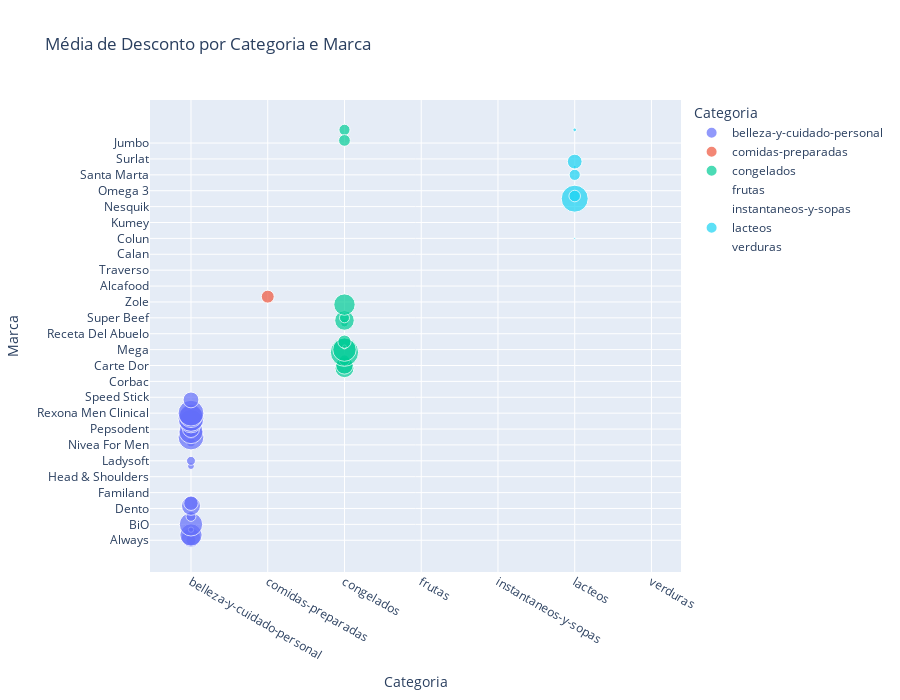

Write notebook code for a chart like this one.
### Markdown cell above
# 5 - Plote um gráfico de mapa interativo agrupando os dados por categoria, marca e trazendo a média de desconto.

### Code cell
# Seu código aquiimport plotly.express as px
import plotly.express as px

df_media = (
    df.groupby(['Categoria', 'Marca'])['Desconto']
      .mean()
      .reset_index()
)


fig = px.scatter(
    df_media,
    x='Categoria',
    y='Marca',
    size='Desconto',
    color='Categoria',
    hover_data={'Desconto': ':.2f'},
    title='Média de Desconto por Categoria e Marca',
    height=700
)

fig.update_layout(yaxis={'categoryorder': 'total ascending'})
fig.show()

### Figure 1 — Plotly figure (JSON) as saved in the notebook; plotly's stock layout.template omitted (floating-point values rounded to 4 significant figures)
{"data": [{"customdata": [[123.8], [444.7], [590.0], [0.0], [34.08], [0.0], [650.0], [0.0], [0.0], [117.1], [0.0], [0.0], [0.0], [429.9], [252.2], [0.0], [0.0], [0.0], [0.0], [0.0], [0.0], [0.0], [0.0], [0.0], [0.0], [0.0], [0.0], [0.0], [55.17], [0.0], [94.83], [0.0], [0.0], [0.0], [0.0], [0.0], [0.0], [103.5], [0.0], [797.0], [88.56], [684.9], [344.3], [0.0], [304.5], [660.0], [795.0], [660.0], [795.0], [0.0], [0.0], [0.0], [0.0], [300.0], [0.0], [0.0], [0.0], [0.0], [0.0]], "hovertemplate": "Categoria=%{x}<br>Marca=%{y}<br>Desconto=%{customdata[0]:.2f}<extra></extra>", "legendgroup": "belleza-y-cuidado-personal", "marker": {"color": "#636efa", "size": [123.8, 444.7, 590.0, 0.0, 34.08, 0.0, 650.0, 0.0, 0.0, 117.1, 0.0, 0.0, 0.0, 429.9, 252.2, 0.0, 0.0, 0.0, 0.0, 0.0, 0.0, 0.0, 0.0, 0.0, 0.0, 0.0, 0.0, 0.0, 55.17, 0.0, 94.83, 0.0, 0.0, 0.0, 0.0, 0.0, 0.0, 103.5, 0.0, 797.0, 88.56, 684.9, 344.3, 0.0, 304.5, 660.0, 795.0, 660.0, 795.0, 0.0, 0.0, 0.0, 0.0, 300.0, 0.0, 0.0, 0.0, 0.0, 0.0], "sizemode": "area", "sizeref": 2.388, "symbol": "circle"}, "mode": "markers", "name": "belleza-y-cuidado-personal", "orientation": "v", "showlegend": true, "type": "scatter", "x": ["belleza-y-cuidado-personal", "belleza-y-cuidado-personal", "belleza-y-cuidado-personal", "belleza-y-cuidado-personal", "belleza-y-cuidado-personal", "belleza-y-cuidado-personal", "belleza-y-cuidado-personal", "belleza-y-cuidado-personal", "belleza-y-cuidado-personal", "belleza-y-cuidado-personal", "belleza-y-cuidado-personal", "belleza-y-cuidado-personal", "belleza-y-cuidado-personal", "belleza-y-cuidado-personal", "belleza-y-cuidado-personal", "belleza-y-cuidado-personal", "belleza-y-cuidado-personal", "belleza-y-cuidado-personal", "belleza-y-cuidado-personal", "belleza-y-cuidado-personal", "belleza-y-cuidado-personal", "belleza-y-cuidado-personal", "belleza-y-cuidado-personal", "belleza-y-cuidado-personal", "belleza-y-cuidado-personal", "belleza-y-cuidado-personal", "belleza-y-cuidado-personal", "belleza-y-cuidado-personal", "belleza-y-cuidado-personal", "belleza-y-cuidado-personal", "belleza-y-cuidado-personal", "belleza-y-cuidado-personal", "belleza-y-cuidado-personal", "belleza-y-cuidado-personal", "belleza-y-cuidado-personal", "belleza-y-cuidado-personal", "belleza-y-cuidado-personal", "belleza-y-cuidado-personal", "belleza-y-cuidado-personal", "belleza-y-cuidado-personal", "belleza-y-cuidado-personal", "belleza-y-cuidado-personal", "belleza-y-cuidado-personal", "belleza-y-cuidado-personal", "belleza-y-cuidado-personal", "belleza-y-cuidado-personal", "belleza-y-cuidado-personal", "belleza-y-cuidado-personal", "belleza-y-cuidado-personal", "belleza-y-cuidado-personal", "belleza-y-cuidado-personal", "belleza-y-cuidado-personal", "belleza-y-cuidado-personal", "belleza-y-cuidado-personal", "belleza-y-cuidado-personal", "belleza-y-cuidado-personal", "belleza-y-cuidado-personal", "belleza-y-cuidado-personal", "belleza-y-cuidado-personal"], "xaxis": "x", "y": ["Always", "Aquafresh", "Axe", "Babyland", "Ballerina", "Bellekiss", "BiO", "Brooks", "Carefree", "Colgate", "Cotidian", "Cotosan", "Dento", "Dove", "Dove Men", "Duralón", "Elite", "Elvive", "Familand", "Family Care", "Fructis", "Garnier", "Gillette", "Giselle", "Head & Shoulders", "Herbal", "Herbal Essences", "Ilicit", "Kotex", "Lady Speed Stick", "Ladysoft", "Le Sancy", "Linic", "Listerine", "Naturella", "Nivea", "Nivea For Men", "Nosotras", "Old Spice", "Oral Fresh", "Oral-B", "Pantene", "Pepsodent", "Plenitud", "Protex", "Rexona", "Rexona Clinical", "Rexona Men", "Rexona Men Clinical", "Schick", "Sedal", "Sensodyne", "Simond'S", "Simonds", "Speed Stick", "Tena", "Trianon", "Tío Nacho", "Vanart"], "yaxis": "y"}, {"customdata": [[0.0], [0.0], [0.0], [0.0], [200.0], [0.0], [0.0], [0.0], [0.0]], "hovertemplate": "Categoria=%{x}<br>Marca=%{y}<br>Desconto=%{customdata[0]:.2f}<extra></extra>", "legendgroup": "comidas-preparadas", "marker": {"color": "#EF553B", "size": [0.0, 0.0, 0.0, 0.0, 200.0, 0.0, 0.0, 0.0, 0.0], "sizemode": "area", "sizeref": 2.388, "symbol": "circle"}, "mode": "markers", "name": "comidas-preparadas", "orientation": "v", "showlegend": true, "type": "scatter", "x": ["comidas-preparadas", "comidas-preparadas", "comidas-preparadas", "comidas-preparadas", "comidas-preparadas", "comidas-preparadas", "comidas-preparadas", "comidas-preparadas", "comidas-preparadas"], "xaxis": "x", "y": ["Bredenmaster", "Corbac", "Cuisine & Co", "La Crianza", "PF", "Rana", "Sadia", "Santa Isabel", "Solo Italia"], "yaxis": "y"}, {"customdata": [[0.0], [0.0], [429.8], [357.5], [148.3], [0.0], [136.3], [0.0], [0.0], [0.0], [955.0], [657.0], [19.5], [0.0], [210.0], [0.0], [0.0], [0.0], [0.0], [0.0], [0.0], [0.0], [164.2], [0.0], [70.0], [456.2], [120.0], [0.0], [0.0], [0.0], [0.0], [546.0], [0.0]], "hovertemplate": "Categoria=%{x}<br>Marca=%{y}<br>Desconto=%{customdata[0]:.2f}<extra></extra>", "legendgroup": "congelados", "marker": {"color": "#00cc96", "size": [0.0, 0.0, 429.8, 357.5, 148.3, 0.0, 136.3, 0.0, 0.0, 0.0, 955.0, 657.0, 19.5, 0.0, 210.0, 0.0, 0.0, 0.0, 0.0, 0.0, 0.0, 0.0, 164.2, 0.0, 70.0, 456.2, 120.0, 0.0, 0.0, 0.0, 0.0, 546.0, 0.0], "sizemode": "area", "sizeref": 2.388, "symbol": "circle"}, "mode": "markers", "name": "congelados", "orientation": "v", "showlegend": true, "type": "scatter", "x": ["congelados", "congelados", "congelados", "congelados", "congelados", "congelados", "congelados", "congelados", "congelados", "congelados", "congelados", "congelados", "congelados", "congelados", "congelados", "congelados", "congelados", "congelados", "congelados", "congelados", "congelados", "congelados", "congelados", "congelados", "congelados", "congelados", "congelados", "congelados", "congelados", "congelados", "congelados", "congelados", "congelados"], "xaxis": "x", "y": ["Alimentos Shen", "Bravissimo", "Bresler", "Carte Dor", "Cuisine & Co", "Fiesta", "Frutos Del Maipo", "Guallarauco", "King", "La Crianza", "Magnum", "Mega", "Minuto Verde", "Mister Veggie", "Not Burger", "Not Chicken", "Not Ice Cream", "PF", "Receta Del Abuelo", "Rikü", "Rock", "Sadia", "Sahne Nuss", "San Francisco De Loncomilla", "San Jorge", "Savory", "Super Beef", "Super Cerdo", "Super Pollo", "Tivoni", "Turkey Hill", "Viennetta Bresler", "Zole"], "yaxis": "y"}, {"customdata": [[0.0], [0.0], [0.0]], "hovertemplate": "Categoria=%{x}<br>Marca=%{y}<br>Desconto=%{customdata[0]:.2f}<extra></extra>", "legendgroup": "frutas", "marker": {"color": "#ab63fa", "size": [0.0, 0.0, 0.0], "sizemode": "area", "sizeref": 2.388, "symbol": "circle"}, "mode": "markers", "name": "frutas", "orientation": "v", "showlegend": true, "type": "scatter", "x": ["frutas", "frutas", "frutas"], "xaxis": "x", "y": ["Frutas Y Verduras Propias", "Frutas Y Verduras Santa Isabel", "Sofruco"], "yaxis": "y"}, {"customdata": [[0.0], [0.0], [0.0], [0.0], [0.0], [0.0], [0.0], [0.0], [0.0], [0.0]], "hovertemplate": "Categoria=%{x}<br>Marca=%{y}<br>Desconto=%{customdata[0]:.2f}<extra></extra>", "legendgroup": "instantaneos-y-sopas", "marker": {"color": "#FFA15A", "size": [0.0, 0.0, 0.0, 0.0, 0.0, 0.0, 0.0, 0.0, 0.0, 0.0], "sizemode": "area", "sizeref": 2.388, "symbol": "circle"}, "mode": "markers", "name": "instantaneos-y-sopas", "orientation": "v", "showlegend": true, "type": "scatter", "x": ["instantaneos-y-sopas", "instantaneos-y-sopas", "instantaneos-y-sopas", "instantaneos-y-sopas", "instantaneos-y-sopas", "instantaneos-y-sopas", "instantaneos-y-sopas", "instantaneos-y-sopas", "instantaneos-y-sopas", "instantaneos-y-sopas"], "xaxis": "x", "y": ["Alcafood", "Carozzi", "Cuisine & Co", "Gourmet", "Hoffmann", "Maggi", "Máxima MP", "Naturezza", "Santa Isabel", "Traverso"], "yaxis": "y"}, {"customdata": [[0.0], [0.0], [0.0], [0.0], [0.0], [0.0], [0.0], [0.0], [0.0], [0.0], [0.0], [4.471], [0.0], [0.0], [16.32], [0.0], [0.0], [0.0], [0.0], [0.0], [0.0], [0.0], [0.0], [0.0], [0.0], [0.0], [1.767], [0.0], [869.8], [160.0], [0.0], [0.0], [0.0], [0.0], [0.0], [0.0], [0.0], [0.0], [0.0], [149.5], [0.0], [0.0], [10.85], [0.0], [261.0], [0.0], [0.0], [0.0], [0.0]], "hovertemplate": "Categoria=%{x}<br>Marca=%{y}<br>Desconto=%{customdata[0]:.2f}<extra></extra>", "legendgroup": "lacteos", "marker": {"color": "#19d3f3", "size": [0.0, 0.0, 0.0, 0.0, 0.0, 0.0, 0.0, 0.0, 0.0, 0.0, 0.0, 4.471, 0.0, 0.0, 16.32, 0.0, 0.0, 0.0, 0.0, 0.0, 0.0, 0.0, 0.0, 0.0, 0.0, 0.0, 1.767, 0.0, 869.8, 160.0, 0.0, 0.0, 0.0, 0.0, 0.0, 0.0, 0.0, 0.0, 0.0, 149.5, 0.0, 0.0, 10.85, 0.0, 261.0, 0.0, 0.0, 0.0, 0.0], "sizemode": "area", "sizeref": 2.388, "symbol": "circle"}, "mode": "markers", "name": "lacteos", "orientation": "v", "showlegend": true, "type": "scatter", "x": ["lacteos", "lacteos", "lacteos", "lacteos", "lacteos", "lacteos", "lacteos", "lacteos", "lacteos", "lacteos", "lacteos", "lacteos", "lacteos", "lacteos", "lacteos", "lacteos", "lacteos", "lacteos", "lacteos", "lacteos", "lacteos", "lacteos", "lacteos", "lacteos", "lacteos", "lacteos", "lacteos", "lacteos", "lacteos", "lacteos", "lacteos", "lacteos", "lacteos", "lacteos", "lacteos", "lacteos", "lacteos", "lacteos", "lacteos", "lacteos", "lacteos", "lacteos", "lacteos", "lacteos", "lacteos", "lacteos", "lacteos", "lacteos", "lacteos"], "xaxis": "x", "y": ["1+1 Soprole", "Activia", "Astra", "Base Culinar", "Bonella", "Calan", "Calo", "Chamyto", "Chiquitín", "Cintazul", "Collico", "Colun", "Copacabana", "Crucina", "Cuisine & Co", "Danone", "Deline", "Ideal", "Kumey", "Lefersa", "Light & Free", "Loncoleche", "Los Alerces", "Marco Polo", "Máxima MP", "Nesquik", "Nestlé", "Next", "Nido", "Not Milk", "Oikos", "Omega 3", "Pamperita", "Qualy", "Quillayes", "Regimel", "Sahne Nuss", "San Ignacio", "Santa Isabel", "Santa Marta", "Shake A Shake Lonco Leche", "Signore Mario", "Soprole", "Soprole Activ", "Sureña", "Surlat", "Svelty", "Yogu - Yogu", "Zerolacto"], "yaxis": "y"}, {"customdata": [[0.0], [0.0], [0.0], [0.0]], "hovertemplate": "Categoria=%{x}<br>Marca=%{y}<br>Desconto=%{customdata[0]:.2f}<extra></extra>", "legendgroup": "verduras", "marker": {"color": "#FF6692", "size": [0.0, 0.0, 0.0, 0.0], "sizemode": "area", "sizeref": 2.388, "symbol": "circle"}, "mode": "markers", "name": "verduras", "orientation": "v", "showlegend": true, "type": "scatter", "x": ["verduras", "verduras", "verduras", "verduras"], "xaxis": "x", "y": ["Agrosano", "Dole", "Frutas Y Verduras Propias", "Jumbo"], "yaxis": "y"}], "layout": {"height": 700, "legend": {"itemsizing": "constant", "title": {"text": "Categoria"}, "tracegroupgap": 0}, "title": {"text": "Média de Desconto por Categoria e Marca"}, "xaxis": {"anchor": "y", "categoryarray": ["belleza-y-cuidado-personal", "comidas-preparadas", "congelados", "frutas", "instantaneos-y-sopas", "lacteos", "verduras"], "categoryorder": "array", "domain": [0, 1], "title": {"text": "Categoria"}}, "yaxis": {"anchor": "x", "categoryorder": "total ascending", "domain": [0, 1], "title": {"text": "Marca"}}}}
